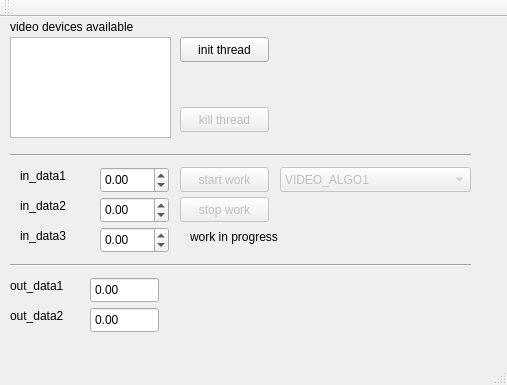
<?xml version="1.0" encoding="UTF-8"?>
<ui version="4.0">
 <class>MainWindow</class>
 <widget class="QMainWindow" name="MainWindow">
  <property name="geometry">
   <rect>
    <x>0</x>
    <y>0</y>
    <width>507</width>
    <height>385</height>
   </rect>
  </property>
  <property name="windowTitle">
   <string>MainWindow</string>
  </property>
  <widget class="QWidget" name="centralWidget">
   <widget class="QPushButton" name="start_work">
    <property name="enabled">
     <bool>false</bool>
    </property>
    <property name="geometry">
     <rect>
      <x>180</x>
      <y>150</y>
      <width>89</width>
      <height>25</height>
     </rect>
    </property>
    <property name="toolTip">
     <string>&lt;html&gt;&lt;head/&gt;&lt;body&gt;&lt;p&gt;Commence le job&lt;/p&gt;&lt;/body&gt;&lt;/html&gt;</string>
    </property>
    <property name="text">
     <string>start work</string>
    </property>
   </widget>
   <widget class="QPushButton" name="stop_work">
    <property name="enabled">
     <bool>false</bool>
    </property>
    <property name="geometry">
     <rect>
      <x>180</x>
      <y>180</y>
      <width>89</width>
      <height>25</height>
     </rect>
    </property>
    <property name="toolTip">
     <string>&lt;html&gt;&lt;head/&gt;&lt;body&gt;&lt;p&gt;Emet une requête d'arrêt du job&lt;/p&gt;&lt;/body&gt;&lt;/html&gt;</string>
    </property>
    <property name="text">
     <string>stop work</string>
    </property>
   </widget>
   <widget class="QDoubleSpinBox" name="in_data1">
    <property name="geometry">
     <rect>
      <x>100</x>
      <y>150</y>
      <width>69</width>
      <height>26</height>
     </rect>
    </property>
    <property name="minimum">
     <double>-999999999999999983222784.000000000000000</double>
    </property>
    <property name="maximum">
     <double>1000000000000000019884624838656.000000000000000</double>
    </property>
   </widget>
   <widget class="QLabel" name="label">
    <property name="geometry">
     <rect>
      <x>20</x>
      <y>150</y>
      <width>67</width>
      <height>17</height>
     </rect>
    </property>
    <property name="text">
     <string>in_data1</string>
    </property>
   </widget>
   <widget class="QDoubleSpinBox" name="in_data2">
    <property name="geometry">
     <rect>
      <x>100</x>
      <y>180</y>
      <width>69</width>
      <height>26</height>
     </rect>
    </property>
    <property name="minimum">
     <double>-999999999999999983222784.000000000000000</double>
    </property>
    <property name="maximum">
     <double>1000000000000000019884624838656.000000000000000</double>
    </property>
   </widget>
   <widget class="QLabel" name="label_2">
    <property name="geometry">
     <rect>
      <x>20</x>
      <y>180</y>
      <width>67</width>
      <height>17</height>
     </rect>
    </property>
    <property name="text">
     <string>in_data2</string>
    </property>
   </widget>
   <widget class="QDoubleSpinBox" name="in_data3">
    <property name="geometry">
     <rect>
      <x>100</x>
      <y>210</y>
      <width>69</width>
      <height>26</height>
     </rect>
    </property>
    <property name="minimum">
     <double>-999999999999999983222784.000000000000000</double>
    </property>
    <property name="maximum">
     <double>1000000000000000019884624838656.000000000000000</double>
    </property>
   </widget>
   <widget class="QLabel" name="label_3">
    <property name="geometry">
     <rect>
      <x>20</x>
      <y>210</y>
      <width>67</width>
      <height>17</height>
     </rect>
    </property>
    <property name="text">
     <string>in_data3</string>
    </property>
   </widget>
   <widget class="QLed" name="work_status">
    <property name="geometry">
     <rect>
      <x>320</x>
      <y>210</y>
      <width>31</width>
      <height>31</height>
     </rect>
    </property>
    <property name="toolTip">
     <string>Binary Led</string>
    </property>
    <property name="whatsThis">
     <string>Led widget</string>
    </property>
    <property name="value">
     <bool>false</bool>
    </property>
    <property name="onColor">
     <enum>QLed::Green</enum>
    </property>
    <property name="offColor">
     <enum>QLed::Grey</enum>
    </property>
    <property name="shape">
     <enum>QLed::Circle</enum>
    </property>
   </widget>
   <widget class="Line" name="line">
    <property name="geometry">
     <rect>
      <x>10</x>
      <y>240</y>
      <width>461</width>
      <height>16</height>
     </rect>
    </property>
    <property name="orientation">
     <enum>Qt::Horizontal</enum>
    </property>
   </widget>
   <widget class="QLabel" name="label_4">
    <property name="geometry">
     <rect>
      <x>10</x>
      <y>290</y>
      <width>71</width>
      <height>17</height>
     </rect>
    </property>
    <property name="text">
     <string>out_data2</string>
    </property>
   </widget>
   <widget class="QDoubleSpinBox" name="out_data1">
    <property name="geometry">
     <rect>
      <x>90</x>
      <y>260</y>
      <width>69</width>
      <height>26</height>
     </rect>
    </property>
    <property name="readOnly">
     <bool>true</bool>
    </property>
    <property name="buttonSymbols">
     <enum>QAbstractSpinBox::NoButtons</enum>
    </property>
    <property name="minimum">
     <double>-999999999999999983222784.000000000000000</double>
    </property>
    <property name="maximum">
     <double>1000000000000000019884624838656.000000000000000</double>
    </property>
   </widget>
   <widget class="QLabel" name="label_6">
    <property name="geometry">
     <rect>
      <x>10</x>
      <y>260</y>
      <width>71</width>
      <height>17</height>
     </rect>
    </property>
    <property name="text">
     <string>out_data1</string>
    </property>
   </widget>
   <widget class="QDoubleSpinBox" name="out_data2">
    <property name="geometry">
     <rect>
      <x>90</x>
      <y>290</y>
      <width>69</width>
      <height>26</height>
     </rect>
    </property>
    <property name="readOnly">
     <bool>true</bool>
    </property>
    <property name="buttonSymbols">
     <enum>QAbstractSpinBox::NoButtons</enum>
    </property>
    <property name="minimum">
     <double>-999999999999999983222784.000000000000000</double>
    </property>
    <property name="maximum">
     <double>1000000000000000019884624838656.000000000000000</double>
    </property>
   </widget>
   <widget class="QLabel" name="label_7">
    <property name="geometry">
     <rect>
      <x>190</x>
      <y>210</y>
      <width>131</width>
      <height>20</height>
     </rect>
    </property>
    <property name="text">
     <string>work in progress</string>
    </property>
   </widget>
   <widget class="QLabel" name="label_8">
    <property name="geometry">
     <rect>
      <x>10</x>
      <y>0</y>
      <width>161</width>
      <height>20</height>
     </rect>
    </property>
    <property name="text">
     <string>video devices available</string>
    </property>
   </widget>
   <widget class="QListWidget" name="video_devices_list">
    <property name="geometry">
     <rect>
      <x>10</x>
      <y>20</y>
      <width>161</width>
      <height>101</height>
     </rect>
    </property>
   </widget>
   <widget class="QPushButton" name="kill_thread">
    <property name="enabled">
     <bool>false</bool>
    </property>
    <property name="geometry">
     <rect>
      <x>180</x>
      <y>90</y>
      <width>89</width>
      <height>25</height>
     </rect>
    </property>
    <property name="toolTip">
     <string>&lt;html&gt;&lt;head/&gt;&lt;body&gt;&lt;p&gt;Termine puis tue le thread&lt;/p&gt;&lt;/body&gt;&lt;/html&gt;</string>
    </property>
    <property name="text">
     <string>kill thread</string>
    </property>
   </widget>
   <widget class="QPushButton" name="init_thread">
    <property name="geometry">
     <rect>
      <x>180</x>
      <y>20</y>
      <width>89</width>
      <height>25</height>
     </rect>
    </property>
    <property name="toolTip">
     <string>&lt;html&gt;&lt;head/&gt;&lt;body&gt;&lt;p&gt;Initialise le thread avec la source vidéo sélectionnée&lt;/p&gt;&lt;/body&gt;&lt;/html&gt;</string>
    </property>
    <property name="text">
     <string>init thread</string>
    </property>
   </widget>
   <widget class="QComboBox" name="list_algo">
    <property name="enabled">
     <bool>false</bool>
    </property>
    <property name="geometry">
     <rect>
      <x>280</x>
      <y>150</y>
      <width>191</width>
      <height>25</height>
     </rect>
    </property>
    <property name="toolTip">
     <string>&lt;html&gt;&lt;head/&gt;&lt;body&gt;&lt;p&gt;Choix de l'algo vidéo à exécuter&lt;/p&gt;&lt;/body&gt;&lt;/html&gt;</string>
    </property>
    <item>
     <property name="text">
      <string>VIDEO_ALGO1</string>
     </property>
    </item>
    <item>
     <property name="text">
      <string>VIDEO_ALGO2</string>
     </property>
    </item>
    <item>
     <property name="text">
      <string>VIDEO_ALGO_DUMMY</string>
     </property>
    </item>
   </widget>
   <widget class="Line" name="line_3">
    <property name="geometry">
     <rect>
      <x>10</x>
      <y>130</y>
      <width>461</width>
      <height>16</height>
     </rect>
    </property>
    <property name="orientation">
     <enum>Qt::Horizontal</enum>
    </property>
   </widget>
  </widget>
  <widget class="QMenuBar" name="menuBar">
   <property name="geometry">
    <rect>
     <x>0</x>
     <y>0</y>
     <width>507</width>
     <height>22</height>
    </rect>
   </property>
  </widget>
  <widget class="QToolBar" name="mainToolBar">
   <attribute name="toolBarArea">
    <enum>TopToolBarArea</enum>
   </attribute>
   <attribute name="toolBarBreak">
    <bool>false</bool>
   </attribute>
  </widget>
  <widget class="QStatusBar" name="statusBar"/>
 </widget>
 <layoutdefault spacing="6" margin="11"/>
 <customwidgets>
  <customwidget>
   <class>QLed</class>
   <extends>QWidget</extends>
   <header>qled.h</header>
  </customwidget>
 </customwidgets>
 <resources/>
 <connections/>
</ui>
